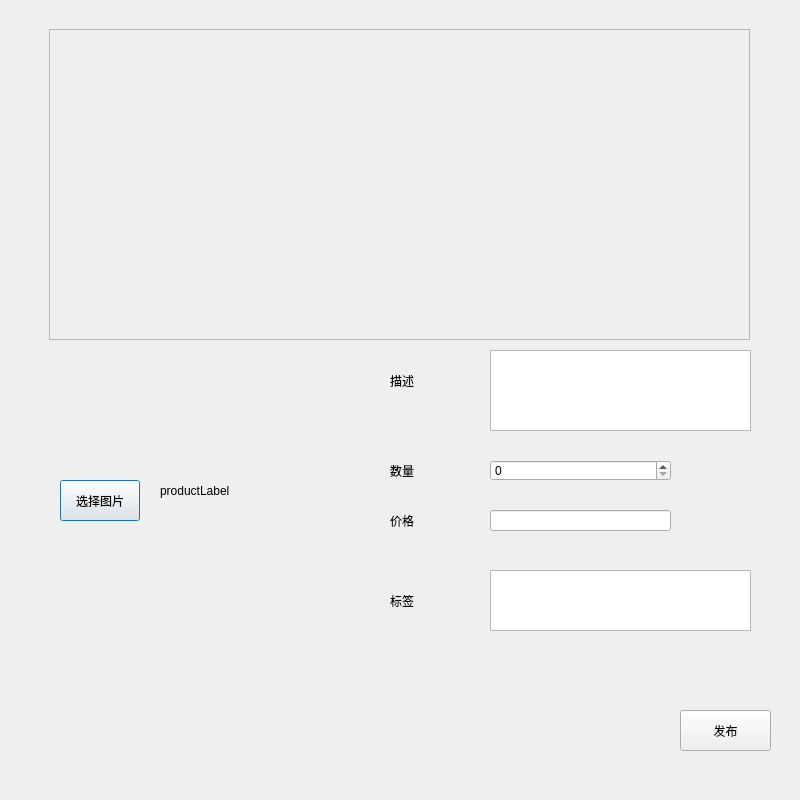
<?xml version="1.0" encoding="UTF-8"?>
<ui version="4.0">
 <class>Release</class>
 <widget class="QDialog" name="Release">
  <property name="geometry">
   <rect>
    <x>0</x>
    <y>0</y>
    <width>800</width>
    <height>800</height>
   </rect>
  </property>
  <property name="windowTitle">
   <string>Dialog</string>
  </property>
  <widget class="QScrollArea" name="showArea">
   <property name="geometry">
    <rect>
     <x>49</x>
     <y>29</y>
     <width>701</width>
     <height>311</height>
    </rect>
   </property>
   <property name="widgetResizable">
    <bool>true</bool>
   </property>
   <widget class="QWidget" name="scrollAreaWidgetContents">
    <property name="geometry">
     <rect>
      <x>0</x>
      <y>0</y>
      <width>699</width>
      <height>309</height>
     </rect>
    </property>
   </widget>
  </widget>
  <widget class="QPushButton" name="chooseBtn">
   <property name="geometry">
    <rect>
     <x>60</x>
     <y>480</y>
     <width>80</width>
     <height>41</height>
    </rect>
   </property>
   <property name="text">
    <string>选择图片</string>
   </property>
  </widget>
  <widget class="QLabel" name="product_Label">
   <property name="geometry">
    <rect>
     <x>160</x>
     <y>410</y>
     <width>191</width>
     <height>161</height>
    </rect>
   </property>
   <property name="text">
    <string>productLabel</string>
   </property>
  </widget>
  <widget class="QPushButton" name="releaseBtn">
   <property name="geometry">
    <rect>
     <x>680</x>
     <y>710</y>
     <width>91</width>
     <height>41</height>
    </rect>
   </property>
   <property name="text">
    <string>发布</string>
   </property>
  </widget>
  <widget class="QLabel" name="label_2">
   <property name="geometry">
    <rect>
     <x>390</x>
     <y>370</y>
     <width>61</width>
     <height>21</height>
    </rect>
   </property>
   <property name="text">
    <string>描述</string>
   </property>
  </widget>
  <widget class="QTextEdit" name="discription_Edit">
   <property name="geometry">
    <rect>
     <x>490</x>
     <y>350</y>
     <width>261</width>
     <height>81</height>
    </rect>
   </property>
  </widget>
  <widget class="QLabel" name="label_3">
   <property name="geometry">
    <rect>
     <x>390</x>
     <y>460</y>
     <width>61</width>
     <height>21</height>
    </rect>
   </property>
   <property name="text">
    <string>数量</string>
   </property>
  </widget>
  <widget class="QSpinBox" name="quantity_Box">
   <property name="geometry">
    <rect>
     <x>490</x>
     <y>460</y>
     <width>181</width>
     <height>21</height>
    </rect>
   </property>
  </widget>
  <widget class="QLabel" name="label_4">
   <property name="geometry">
    <rect>
     <x>390</x>
     <y>510</y>
     <width>61</width>
     <height>21</height>
    </rect>
   </property>
   <property name="text">
    <string>价格</string>
   </property>
  </widget>
  <widget class="QLineEdit" name="price_Edit">
   <property name="geometry">
    <rect>
     <x>490</x>
     <y>510</y>
     <width>181</width>
     <height>21</height>
    </rect>
   </property>
  </widget>
  <widget class="QLabel" name="label_5">
   <property name="geometry">
    <rect>
     <x>390</x>
     <y>590</y>
     <width>61</width>
     <height>21</height>
    </rect>
   </property>
   <property name="text">
    <string>标签</string>
   </property>
  </widget>
  <widget class="QTextEdit" name="tag_Edit">
   <property name="geometry">
    <rect>
     <x>490</x>
     <y>570</y>
     <width>261</width>
     <height>61</height>
    </rect>
   </property>
  </widget>
 </widget>
 <resources/>
 <connections/>
</ui>
